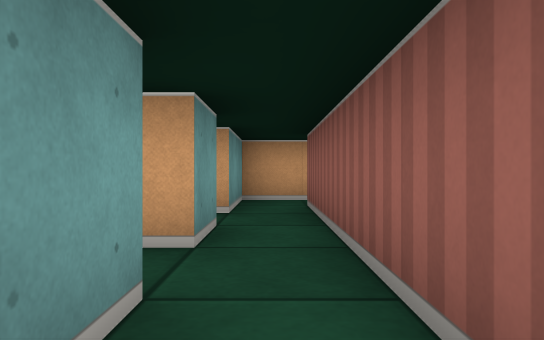
View 1 (above)

14 first-person views from a walk through a cub3D ray-caster map. The camera is about half as high as the walls, looks level and sees 70° across. The floor is counted in squares. Each view is taken from the middle of a square. On the plan, view 1 faces up. The plan holds only what a view shows up to about 9 squares ahead; the rest is blank.

View 2
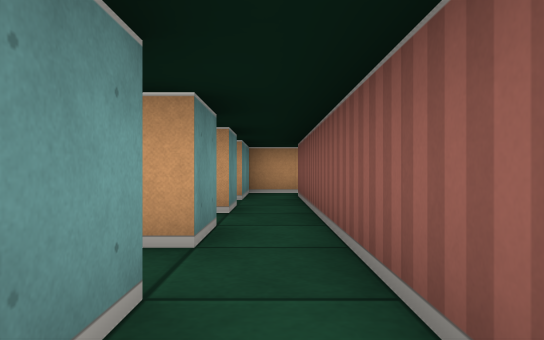

View 3
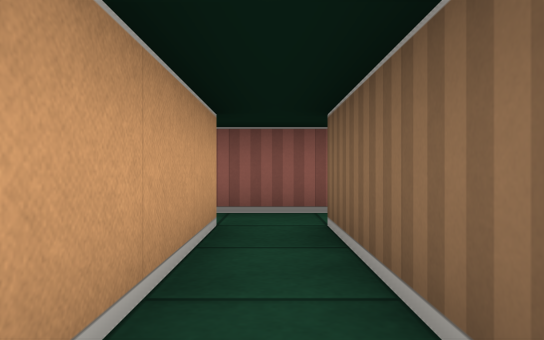

View 4
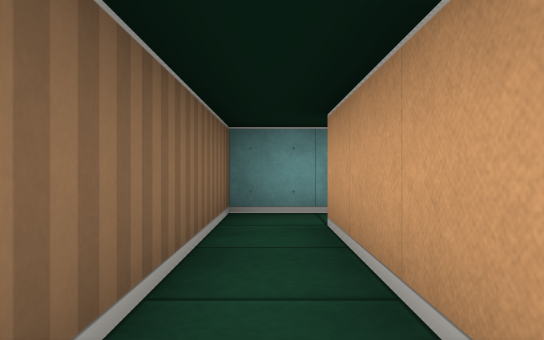

View 5
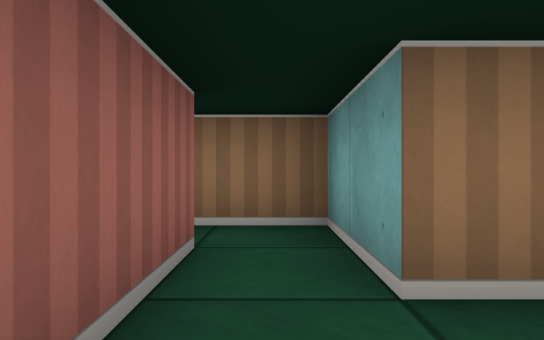

View 6
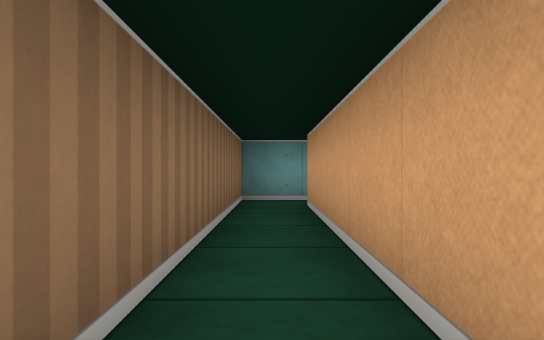

View 7
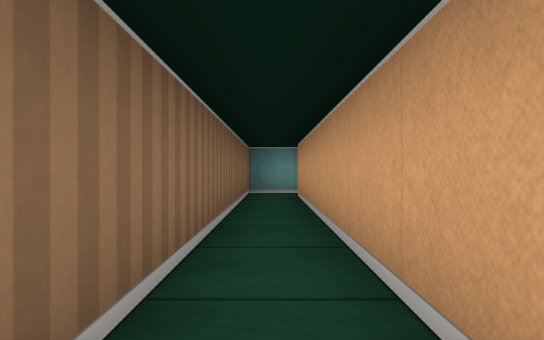

View 8
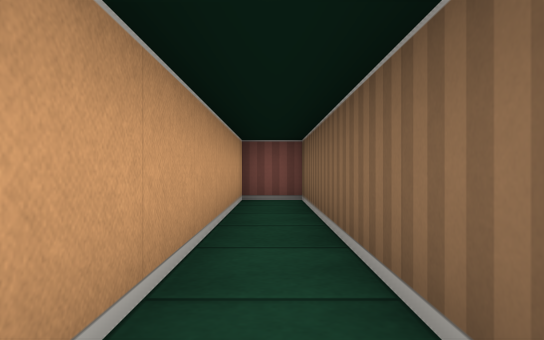

View 9
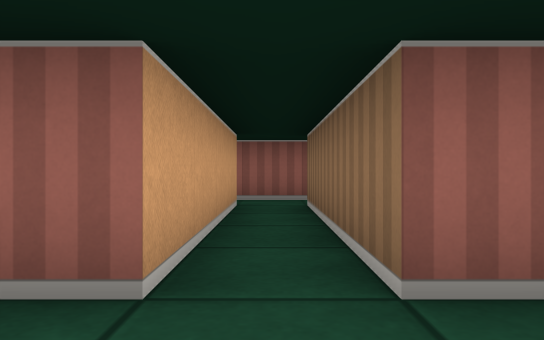

View 10
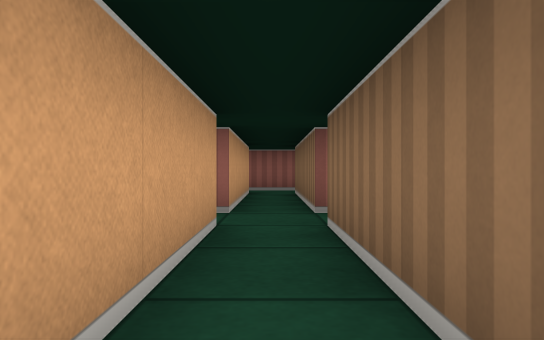

View 11
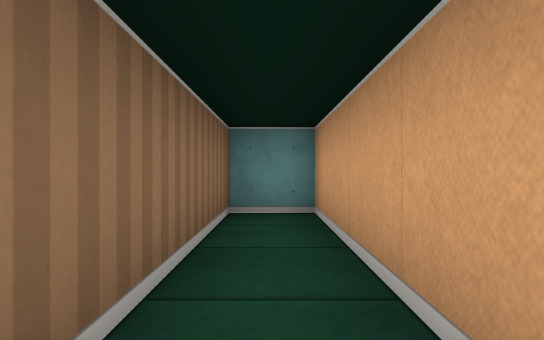

View 12
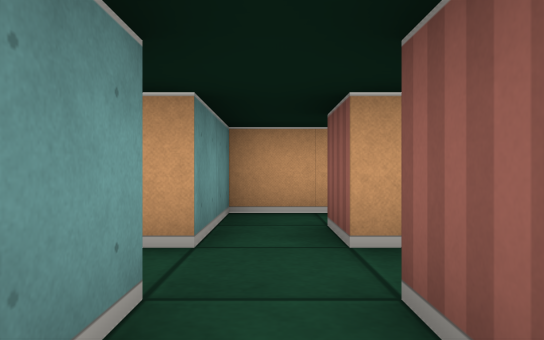

View 13
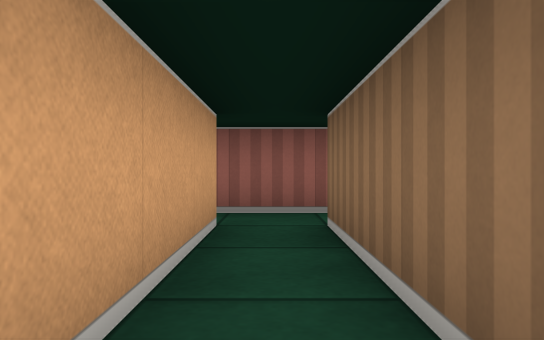

View 14
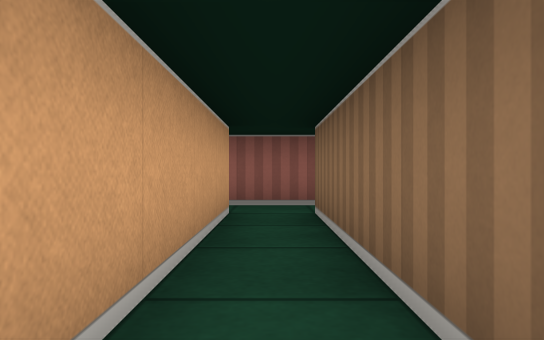

### Floor plan
Points are (right, up) in squares from view 1. A wall is a line through its corners. A room is listed if a view was taken in it or the views show most of it. See-through windows are left out.
Room 1 (views 1, 3, 4, 12)
walls: (-0.5, 0.5) (-4.5, 0.5); (0.5, -1.5) (0.5, 0.5); (-5.5, 0.5) (-5.5, -0.5) (-0.5, -0.5) (-0.5, -1.5)
ways out: opening at (0, -1) to room 2; opening at (-5, 1) to room 3; opening at (0, 1) to room 3
Room 2 (views 2, 6, 7, 8)
walls: (-0.5, -1.5) (-0.5, -2.5) (8.5, -2.5) (8.5, -1.5) (0.5, -1.5)
ways out: opening at (0, -1) to room 1
Room 3 (views 5, 9, 10, 11)
walls: (-5.5, 2.5) (-9.5, 2.5) (-9.5, 1.5) (-5.5, 1.5) (-5.5, 0.5); (-4.5, 0.5) (-4.5, 1.5) (-0.5, 1.5) (-0.5, 0.5); (-0.5, 2.5) (-4.5, 2.5); (0.5, 0.5) (0.5, 2.5)
ways out: opening at (-5, 1) to room 1; opening at (0, 1) to room 1; opening at (-5, 3) to room 4; opening at (0, 3) to room 4
Room 4 (views 13, 14)
walls: (-4.5, 2.5) (-4.5, 3.5) (-0.5, 3.5) (-0.5, 2.5); (-0.5, 4.5) (-5.5, 4.5) (-5.5, 2.5); (0.5, 2.5) (0.5, 4.5)
ways out: opening at (-5, 3) to room 3; opening at (0, 3) to room 3; opening at (0, 5) to room 5
Room 5 (no view inside)
walls: (0.6, 6.5) (-0.5, 6.5) (-0.5, 4.5); (0.5, 4.5) (0.5, 5.5)
ways out: opening at (0, 5) to room 4; opening at (1, 6)

Where each view was taken, in squares from view 1:
view 1: 0 up, 0 right, facing up
view 2: 2 down, 0 right, facing up
view 3: 0 up, 4 left, facing right
view 4: 0 up, 1 left, facing left
view 5: 1 up, 0 right, facing down
view 6: 2 down, 6 right, facing left
view 7: 2 down, 8 right, facing left
view 8: 2 down, 2 right, facing right
view 9: 2 up, 6 left, facing right
view 10: 2 up, 9 left, facing right
view 11: 2 up, 5 left, facing left
view 12: 0 up, 5 left, facing up
view 13: 4 up, 4 left, facing right
view 14: 4 up, 5 left, facing right
